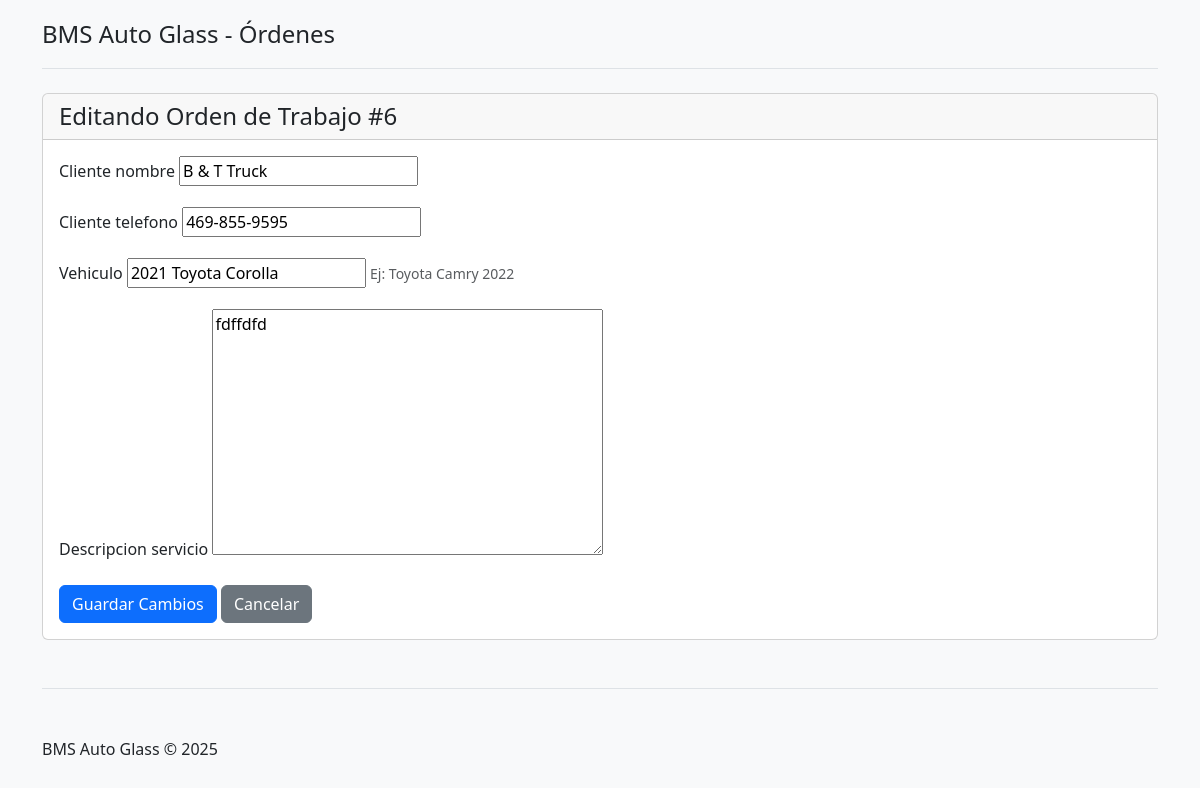
Page /ordenes/6/editar/ on the committed database.
### ordenes/models.py (models this page shows, shortened)
class Orden(models.Model):
    cliente_nombre = models.CharField(max_length=200)
    cliente_telefono = models.CharField(max_length=20, blank=True)
    vehiculo = models.CharField(max_length=200, help_text="Ej: Toyota Camry 2022")
    ESTADO_CHOICES = [
        ('PENDIENTE', 'Pendiente'),
        ('EN_PROCESO', 'En Proceso'),
        ('COMPLETADO', 'Completado'),
    ]
    descripcion_servicio = models.TextField()
    estado = models.CharField(max_length=20, choices=ESTADO_CHOICES, default='PENDIENTE')
    fecha_creacion = models.DateTimeField(default=timezone.now)
    latitud_inicio = models.DecimalField(max_digits=9, decimal_places=6, null=True, blank=True)
    longitud_inicio = models.DecimalField(max_digits=9, decimal_places=6, null=True, blank=True)
    latitud_fin = models.DecimalField(max_digits=9, decimal_places=6, null=True, blank=True)
    longitud_fin = models.DecimalField(max_digits=9, decimal_places=6, null=True, blank=True)
    millaje_recorrido = models.DecimalField(max_digits=6, decimal_places=2, null=True, blank=True)

### ordenes/views.py (the view)
# urls.py: path('<int:orden_id>/editar/', views.editar_orden, name='editar_orden'),
def editar_orden(request, orden_id):
    orden = get_object_or_404(Orden, pk=orden_id)
    if request.method == 'POST':
        form = OrdenForm(request.POST, instance=orden)
        if form.is_valid():
            form.save()
            return redirect('detalle_orden', orden_id=orden.id)
    else:
        form = OrdenForm(instance=orden)
    return render(request, 'ordenes/editar_orden.html', {'form': form, 'orden': orden})

### ordenes/forms.py
class OrdenForm(forms.ModelForm):
    class Meta:
        model = Orden
        fields = ['cliente_nombre', 'cliente_telefono', 'vehiculo', 'descripcion_servicio']

### ordenes/templates/ordenes/editar_orden.html (shortened to what this page needs)
{% extends 'ordenes/base.html' %}
{% block content %}
    <div class="card">
        <div class="card-header">
            <h4 class="mb-0">Editando Orden de Trabajo #{{ orden.id }}</h4>
        </div>
        <div class="card-body">
            <form method="post">
                {% for field in form %}
                    <div class="mb-3">
                        <label for="{{ field.id_for_label }}" class="form-label">{{ field.label }}</label>
                        {{ field }}
                        {% if field.help_text %}
                            <small class="form-text text-muted">{{ field.help_text }}</small>
                        {% endif %}
                    </div>
                {% endfor %}
                <button type="submit" class="btn btn-primary">Guardar Cambios</button>
                <a href="{% url 'detalle_orden' orden.id %}" class="btn btn-secondary">Cancelar</a>
            </form>
        </div>
    </div>
{% endblock %}

### rows in the picture
Orden: id "6", form "B & T Truck" "469-855-9595" "2021 Toyota Corolla" "fdffdfd"

### other values in the picture
{{ field.label }} "Cliente nombre" "Cliente telefono" "Vehiculo" "Descripcion servicio"
{{ field.help_text }} "Ej: Toyota Camry 2022"
